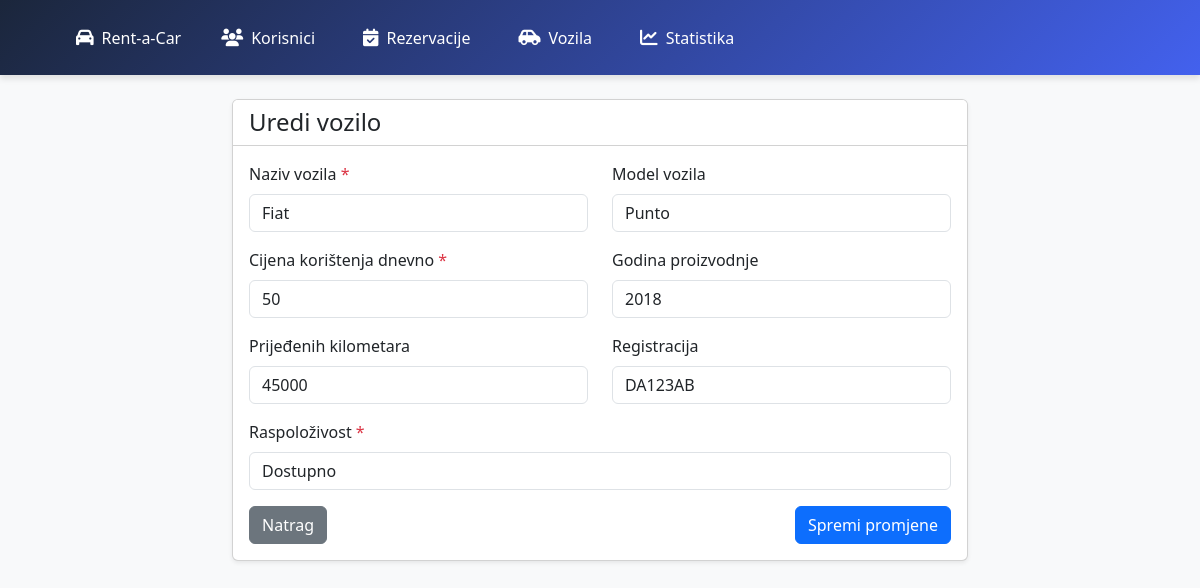
/edit_vozilo.php?id=50, run on the app's committed database.
### tables this page shows
CREATE TABLE `karakteristike_automobila` (
  `Godiste` int(11) DEFAULT NULL,
  `Kilometraza` int(11) DEFAULT NULL,
  `Registracija` varchar(11) DEFAULT NULL,
  `VoziloID` int(11) NOT NULL
);

CREATE TABLE `vozila` (
  `IDVozilo` int(11) NOT NULL,
  `Naziv` char(25) NOT NULL,
  `Model` char(25) DEFAULT NULL,
  `CijenaKoristenjaDnevno` float NOT NULL,
  `Raspolozivost` enum('Dostupno','Nije dostupno') NOT NULL DEFAULT 'Dostupno'
);

### edit_vozilo.php (the view, shortened to what this page needs)
<?php
include("db__connection.php");
if (isset($_GET['id'])) {
    $id = mysqli_real_escape_string($db, $_GET['id']);
    $query = "SELECT
                vozila.*,
                karakteristike_automobila.*
              FROM
                vozila
              JOIN
                karakteristike_automobila ON vozila.IDVozilo = karakteristike_automobila.VoziloID
              WHERE
                vozila.IDVozilo = '$id'";
    $result = mysqli_query($db, $query);
    $vozilo = mysqli_fetch_assoc($result);
}
?>
<!doctype html>
<html lang="en">
<head>
    <link href="https://cdn.jsdelivr.net/npm/bootstrap@5.0.2/dist/css/bootstrap.min.css" rel="stylesheet">
    <link rel="stylesheet" href="https://cdnjs.cloudflare.com/ajax/libs/font-awesome/6.0.0/css/all.min.css">
</head>
<body class="bg-light">
<?php include("navigacija.php");     ?>
    <div class="container py-4">
        <div class="row justify-content-center">
            <div class="col-md-8">
                <div class="card shadow-sm">
                    <div class="card-header bg-white">
                        <h4 class="mb-0">Uredi vozilo</h4>
                    </div>
                    <div class="card-body">
                        <form method="POST">
                            <div class="row">
                                <div class="col-md-6 mb-3">
                                    <label class="form-label">Naziv vozila <span class="text-danger">*</span></label>
                                    <input type="text" class="form-control" name="naziv"
                                           value="<?= htmlspecialchars($vozilo['Naziv']) ?>"
                                           maxlength="25" required>
                                </div>
                                <div class="col-md-6 mb-3">
                                    <label class="form-label">Model vozila</label>
                                    <input type="text" class="form-control" name="model"
                                           value="<?= htmlspecialchars($vozilo['Model'] ?? '') ?>"
                                           maxlength="25">
                                </div>
                            </div>
                            <div class="row">
                                <div class="col-md-6 mb-3">
                                    <label class="form-label">Cijena korištenja dnevno <span class="text-danger">*</span></label>
                                    <input type="number" step="0.01" class="form-control" name="cijena"
                                           value="<?= htmlspecialchars($vozilo['CijenaKoristenjaDnevno']) ?>" required>
                                </div>
                                <div class="col-md-6 mb-3">
                                    <label class="form-label">Godina proizvodnje</label>
                                    <input type="text" class="form-control" name="godiste"
                                           value="<?= htmlspecialchars($vozilo['Godiste'] ?? '') ?>">
                                </div>
                            </div>
                            <div class="row">
                                <div class="col-md-6 mb-3">
                                    <label class="form-label">Prijeđenih kilometara</label>
                                    <input type="number" class="form-control" name="kilometraza"
                                           value="<?= htmlspecialchars($vozilo['Kilometraza'] ?? '') ?>">
                                </div>
                                <div class="col-md-6 mb-3">
                                    <label class="form-label">Registracija</label>
                                    <input type="text" class="form-control" name="registracija"
                                           value="<?= htmlspecialchars($vozilo['Registracija'] ?? '') ?>">
                                </div>
                            </div>
                            <div class="mb-3">
                                <label class="form-label">Raspoloživost <span class="text-danger">*</span></label>
                                <select class="form-control" name="raspolozivost" required>
                                    <option value="Dostupno" <?= ($vozilo['Raspolozivost'] == 'Dostupno') ? 'selected' : '' ?>>Dostupno</option>
                                </select>
                            </div>
                            <div class="d-flex justify-content-between">
                                <a href="pregled_vozila.php" class="btn btn-secondary">Natrag</a>
                                <button type="submit" class="btn btn-primary">Spremi promjene</button>
                            </div>
                        </form>
                    </div>
                </div>
            </div>
        </div>
    </div>
</body>
</html>

### navigacija.php (style rules this page uses)
:root { --primary-color: #4361ee; --secondary-color: #3f37c9; --accent-color: #4895ef; --dark-color: #1b263b; --light-color: #f8f9fa; --hover-color: #4cc9f0; --shadow: 0 4px 6px rgba(0, 0, 0, 0.1); --transition: all 0.3s ease; }
* { margin: 0; padding: 0; box-sizing: border-box; }
body { font-family: 'Segoe UI', Tahoma, Geneva, Verdana, sans-serif; }

### data on the page
karakteristike_automobila: naziv "Fiat", model "Punto", cijena "50", godiste "2018", kilometraza "45000", registracija "DA123AB"
vozila: raspolozivost "Dostupno"
